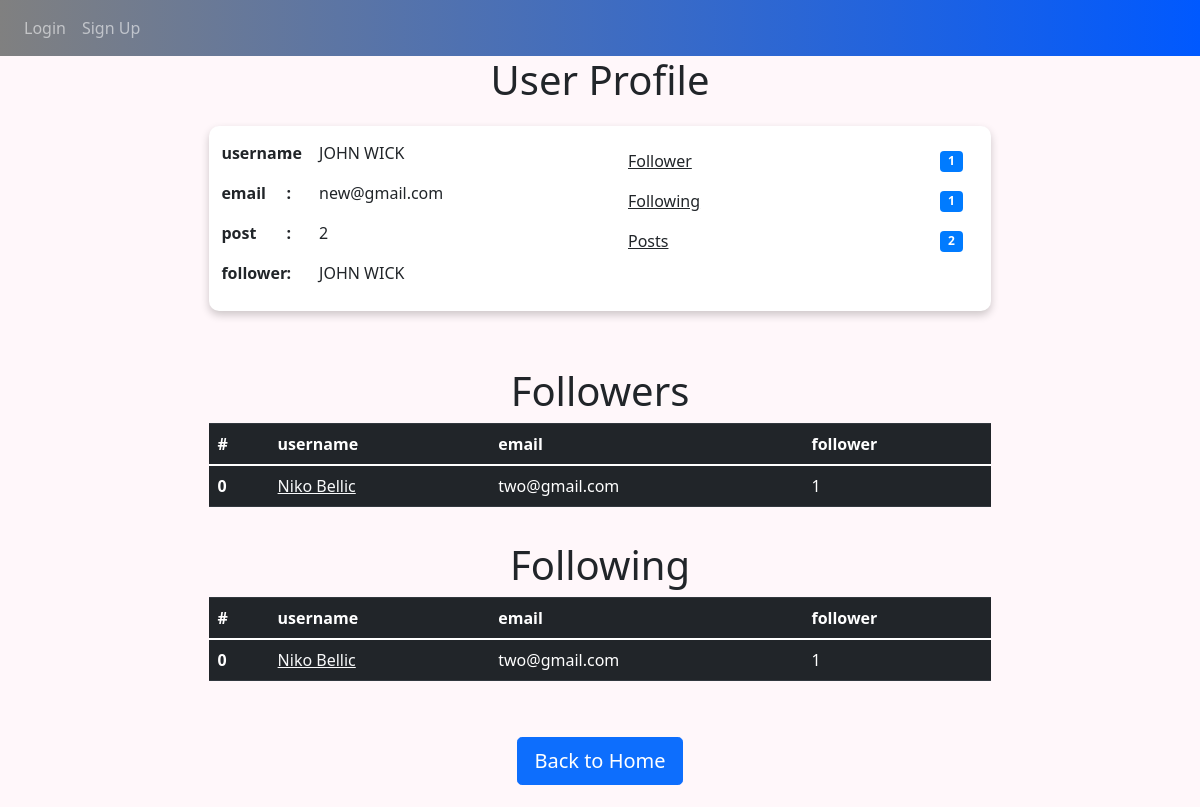
The app's page /profile/1 with its own data.
### models.py (models this page shows, shortened)
class User(db.Model, UserMixin):
    __tablename__ = 'users'
    id = db.Column(db.Integer, primary_key=True)
    username = db.Column(db.String(64), unique=True, index=True)
    email = db.Column(db.String(150), unique= True)
    password_hash = db.Column(db.String(128))
    posts = db.relationship('Post', backref="author", lazy=True)
    comments = db.relationship('Comment', backref="user_comment", lazy=True)
    followed = db.relationship('Follow', foreign_keys=[Follow.follower_id], backref=db.backref('follower', lazy='joined'), lazy=True, cascade='all, delete-orphan')
    followers = db.relationship('Follow', foreign_keys=[Follow.followed_id], backref=db.backref('followed', lazy='joined'), lazy=True, cascade='all, delete-orphan')
    @property
    def password(self):
        raise AttributeError('password is not a readable attribute')

class Follow(db.Model):
    __tablename__ = 'follows'
    follower_id = db.Column(db.Integer, db.ForeignKey('users.id'),
    primary_key=True)
    followed_id = db.Column(db.Integer, db.ForeignKey('users.id'),
    primary_key=True)
    timestamp = db.Column(db.DateTime, default=datetime.now)

### views.py (the view)
@views.route("/profile/<author_id>")
def profile(author_id):
    user = User.query.filter_by(id=author_id).first()
    follower = current_user
    hasfollow = Follow()
    if follower.is_authenticated:
        hasfollow = Follow.query.filter_by(follower_id=follower.id, followed_id=user.id).first()
    if not user:
        flash('No user with that username exists.', category='error')
        return redirect(url_for('views.home'))
    return render_template("userprofile.html", Blogger = user,user = current_user, hasfollow = hasfollow)

### templates/userprofile.html (shortened to what this page needs)
{% extends "base.html" %} {% block title %}Home{% endblock %} {% block content
    %}
    <h1 align="center">User Profile</h1>
    <div class="container-fluid" style="background-color: rgb(255, 255, 255); box-shadow: 0 4px 8px 0 rgba(0,0,0,0.2); border-radius: 10px; width: 70%;">
        <div class="row" style="padding-top: 2%;"></div>
        <div class="row">
            <div class="col-sm">
                <div class="row">
                    <div class="col-2">
                        <p><b>username</b></p>
                        <p><b>email</b></p>
                        <p><b>post</b></p>
                        <p><b>follower</b></p>
                    </div>
                    <div class="col-1">
                        <p><b>:</b></p>
                        <p><b>:</b></p>
                        <p><b>:</b></p>
                        <p><b>:</b></p>
                    </div>
                    <div class="col-6">
                        <p>{{Blogger.username}}</p>
                        <p>{{Blogger.email}}</p>
                        <p>{{Blogger.posts|length}}</p>
                        <p>{{Blogger.username}}</p>
                    </div>
                </div>
            </div>
            <div class="col-sm">
                <ul class="list-group list-group-flush">
                    <li class="list-group-item d-flex justify-content-between align-items-center">
                        <a href="" class = "link-dark">Follower</a>
                        <span class="badge badge-primary badge-pill">{{Blogger.followers|length}}</span>
                    </li>
                    <li class="list-group-item d-flex justify-content-between align-items-center">
                        <a href="" class = "link-dark">Following</a>
                        <span class="badge badge-primary badge-pill">{{Blogger.followed|length}}</span>
                    </li>
                    <li class="list-group-item d-flex justify-content-between align-items-center">
                        <a href="/posts/{{Blogger.id}}" class = "link-dark">Posts</a>
                        <span class="badge badge-primary badge-pill">{{Blogger.posts|length}}</span>
                    </li>
                </ul>
            </div>
        </div>
        <div class="row" style="padding-top: 10px;"></div>
    </div>
    <h1 align="center">Followers</h1>
    <table class="table table-dark" style="width: 70%; margin: auto;">
        <thead>
          <tr>
            <th scope="col">#</th>
            <th scope="col">username</th>
            <th scope="col">email</th>
            <th scope="col">follower</th>
          </tr>
        </thead>
        <tbody>
          {% set i = namespace(value=0) %}
          {% for follower in Blogger.followers %}
            <tr>
                <th scope="row">{{i.value}} </th>
                <td><a href="/profile/{{follower.follower.id}}" class="link-light">{{follower.follower.username}}</a></td>
                <td>{{follower.follower.email}}</td>
                <td>{{follower.follower.followers|length}}</td>
            </tr>
            {% set i.value = i.value + 1 %}
          {% endfor %}
        </tbody>
    </table>
    <h1 align="center">Following</h1>
    <table class="table table-dark" style="width: 70%; margin: auto;">
        <thead>
          <tr>
            <th scope="col">#</th>
            <th scope="col">username</th>
            <th scope="col">email</th>
            <th scope="col">follower</th>
          </tr>
        </thead>
        <tbody>
          {% set i = namespace(value=0) %}
          {% for follower in Blogger.followed %}
            <tr>
                <th scope="row">{{i.value}} </th>
                <td><a href="/profile/{{follower.followed.id}}" class="link-light">{{follower.followed.username}}</a></td>
                <td>{{follower.followed.email}}</td>
                <td>{{follower.followed.followers|length}}</td>
            </tr>
            {% set i.value = i.value + 1 %}
          {% endfor %}
        </tbody>
    </table>
    <div align="center">
        <a href="/"><button type="button" class="btn btn-primary btn-lg">Back to Home</button></a>
    </div>
    {% endblock %}

### records on screen
User: username "JOHN WICK", email "new@gmail.com"
Follow: value "0", follower.username "Niko Bellic", follower.email "two@gmail.com", follower.followers|length "1"
Follow: value "0", followed.username "Niko Bellic", followed.email "two@gmail.com", followed.followers|length "1"

### other values on screen
{{ Blogger.posts|length }} "2"
{{ Blogger.followers|length }} "1"
{{ Blogger.followed|length }} "1"
